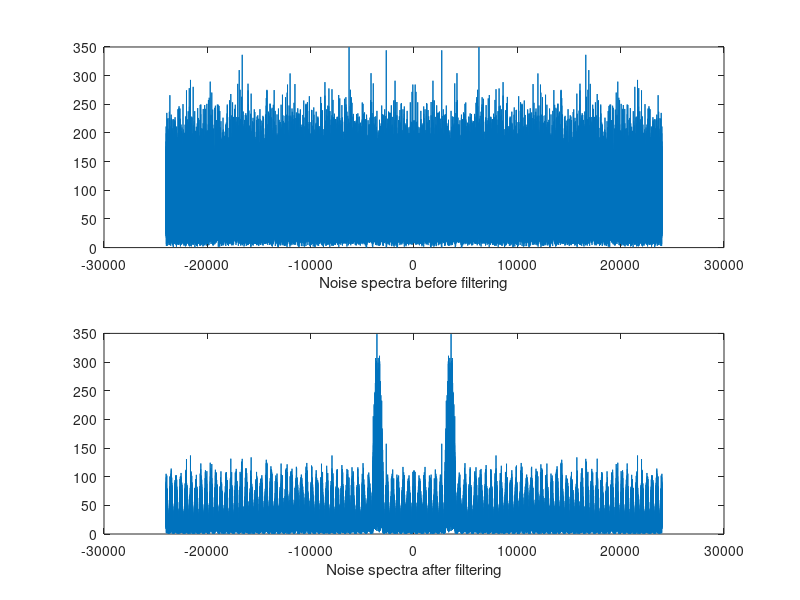

Write the MATLAB code that produced this figure. (Note: this script raises an error after producing the figure.)
% SNRcalculations.m: using linear filters to improve SNR
% Exercise done by Ignacio Esteban Lopez Delgado

time=3;                   % time
Ts=1/48000;               % sampling interval: Since fs = 48000 Hz

% Cut frequency on 3000 and 4000 hz. The frequency band is determined by Ts.
% The maximum frequency is fs/2. Therefore, fs/2 corresponds to 1 when
% designing the filter. 

%----------------------------------
freqs=[0 2*2999*Ts 2*3000*Ts 2*4000*Ts 2*4001*Ts 1];    % filter design, bandlimited
amps=[0 0 1 1 0 0];               % ...between 3K and 4K: WRONG
%----------------------------------
b=firpm(100,freqs,amps);          % BP filter
n=0.25*randn(1,time/Ts);          % generate white noise signal
%**********************************


% Calculate the PSD of n. Insert code.
% Plot it and check with the noise variance
% As a starting point use the code for plotting
% spectra you'll find below


%**********************************
x=filter(b,1,2*randn(1,time/Ts)); % do the filtering
y=filter(b,1,x+n);                % (a) filter the signal+noise
yx=filter(b,1,x);                 % or (b) filter signal 
yn=filter(b,1,n);                 % ...and noise separately
z=yx+yn;                          % add them
diffzy=max(abs(z-y))              % and make sure y = z

%Plot noise spectra
N=length(n);                         % length of the signal x
t=Ts*(1:N);                          % define time vector
ssf=(-N/2:N/2-1)/(Ts*N);             % frequency vector

fn=fftshift(fft(n(1:N)));
figure(4), subplot(2,1,1), plot(ssf,abs(fn))
xlabel('Noise spectra before filtering');

fnFiltered = fftshift(fft(yn(1:N)));
subplot(2,1,2), plot(ssf,abs(fnFiltered))
xlabel('Noise spectra after filtering');

%**********************************
% Obtain the theoretical values of SNR
% and check them with the estimates provided
% by the two following lines of code
%**********************************
snrinp=pow(x)/pow(n)              % SNR at input
snrout=pow(yx)/pow(yn)            % SNR at output

% Theoretical values: var(signal) / var(noise)
snrInpTh = var(x) / var(n);
snrOutTh = var(yx) / var(yn);
% The results observed show that the theoretical value is similar to the
%   ones obtaince

%**********************************

%% Repeat for a 2 kHz sinusoid with the same power than the noise
clear;
time=3;                   % time
Ts=1/48000;               % sampling interval: Since fs = 48000 Hz
f = 2000;
t=Ts:Ts:time;

% Filter design
freqs=[0 2*1950*Ts 2*1951*Ts 2*2050*Ts 2*2051*Ts 1];    % filter design, bandlimited
amps=[0 0 1 1 0 0];               % around 2K
%----------------------------------
b=firpm(100,freqs,amps);          % BP filter
n=0.25*randn(1,time/Ts);          % generate white noise signal

% From the noise power it is determined the power of the signal
x =(var(n)^2 / 2) * sin(2*pi*f*t); % With this amplitude the power is the same as the noise

%**********************************

% x=filter(b,1,2*randn(1,time/Ts)); % do the filtering
y=filter(b,1,x+n);                % (a) filter the signal+noise
yx=filter(b,1,x);                 % or (b) filter signal 
yn=filter(b,1,n);                 % ...and noise separately
z=yx+yn;                          % add them
diffzy=max(abs(z-y))              % and make sure y = z

%Plot noise spectra
N=length(n);                         % length of the signal x
t=Ts*(1:N);                          % define time vector
ssf=(-N/2:N/2-1)/(Ts*N);             % frequency vector

fn=fftshift(fft(n(1:N)));
figure(4), subplot(2,1,1), plot(ssf,abs(fn))
xlabel('Noise spectra before filtering');

fnFiltered = fftshift(fft(yn(1:N)));
subplot(2,1,2), plot(ssf,abs(fnFiltered))
xlabel('Noise spectra after filtering');

%**********************************
% Obtain the theoretical values of SNR
% and check them with the estimates provided
% by the two following lines of code
%**********************************
snrinp=pow(x)/pow(n)              % SNR at input
snrout=pow(yx)/pow(yn)            % SNR at output

% Theoretical values: var(signal) / var(noise)
snrInpTh = var(x) / var(n);
snrOutTh = var(yx) / var(yn);
% The results observed show that the theoretical value is similar to the
%   ones obtaince

% Plot the signal
fx=fftshift(fft(x(1:N)+n(1:N)));
figure(5), subplot(2,1,1), plot(ssf,abs(fx))
xlabel('magnitude spectrum of signal + noise')

fy=fftshift(fft(y(1:N)));
subplot(2,1,2), plot(ssf,abs(fy))
xlabel('magnitude spectrum after filtering')

%% How to plot spectra
N=length(x);                         % length of the signal x
t=Ts*(1:N);                          % define time vector
ssf=(-N/2:N/2-1)/(Ts*N);             % frequency vector

fx=fftshift(fft(x(1:N)+n(1:N)));
figure(5), subplot(2,1,1), plot(ssf,abs(fx))
xlabel('magnitude spectrum of signal + noise')

fy=fftshift(fft(y(1:N)));
subplot(2,1,2), plot(ssf,abs(fy))
xlabel('magnitude spectrum after filtering')